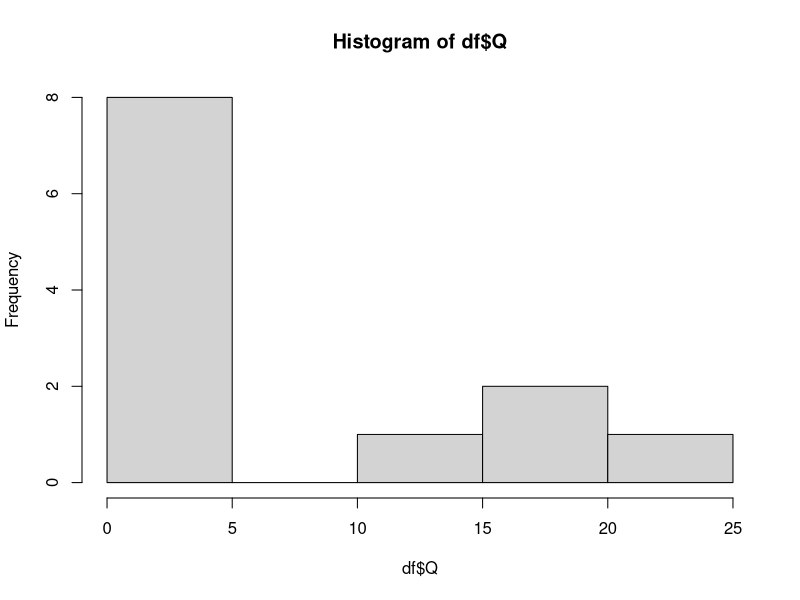
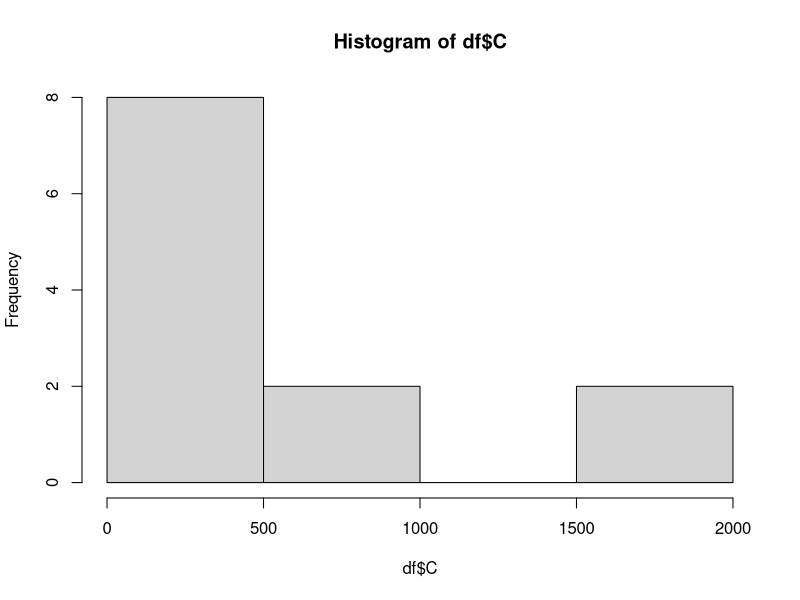
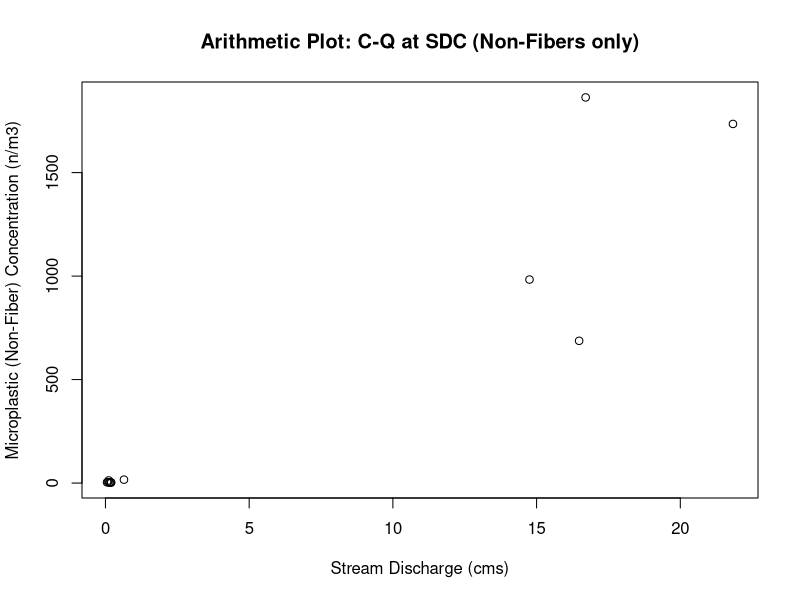
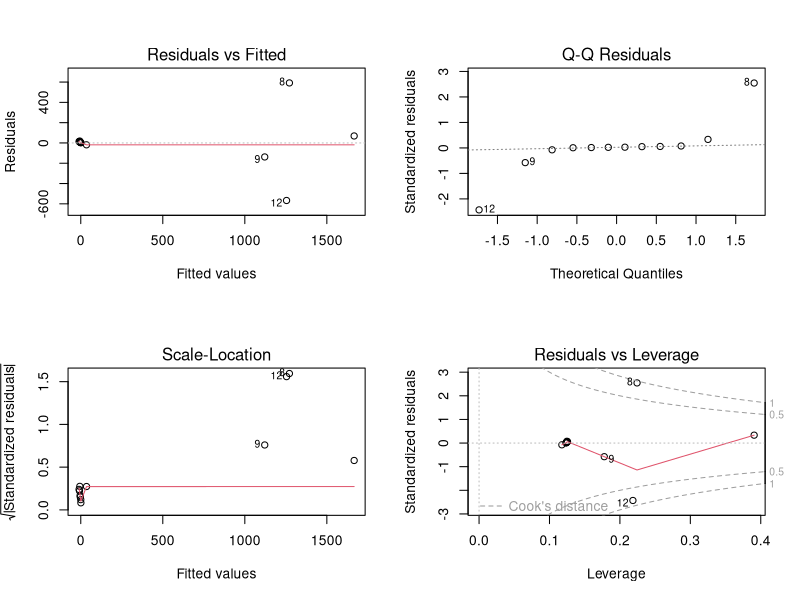
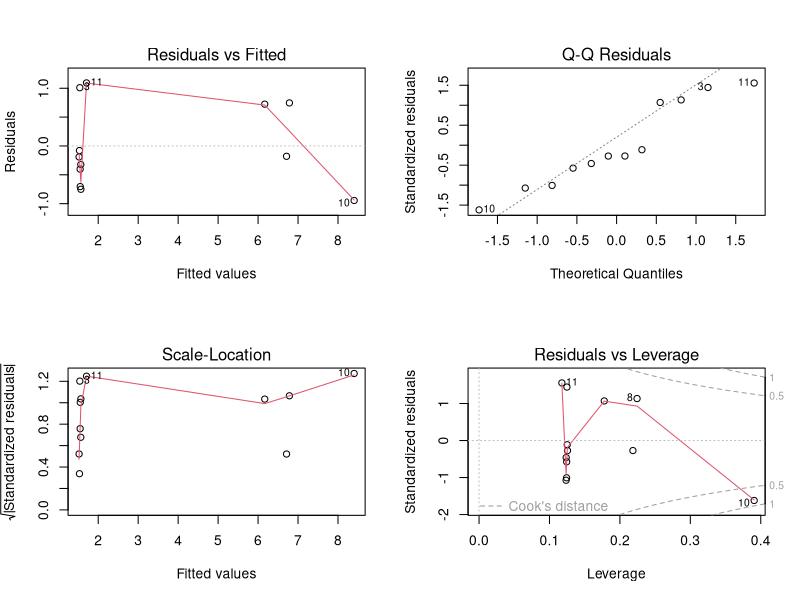
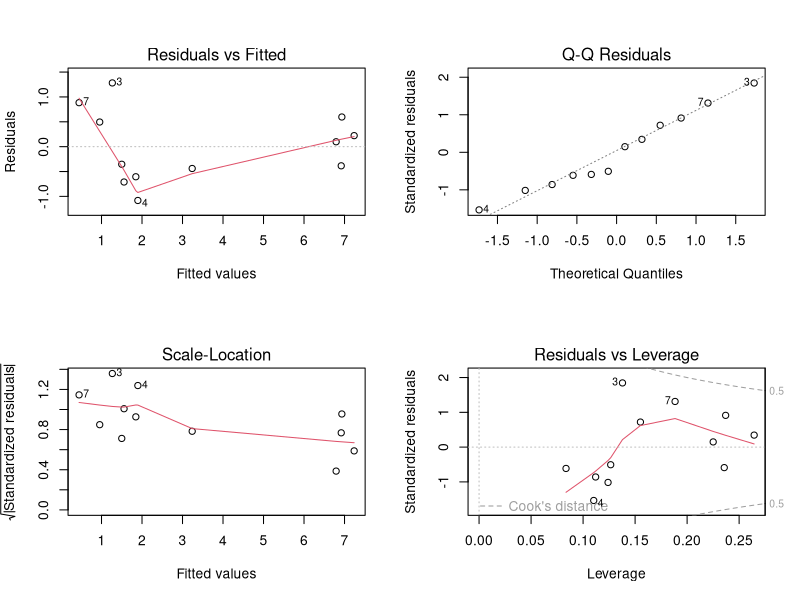
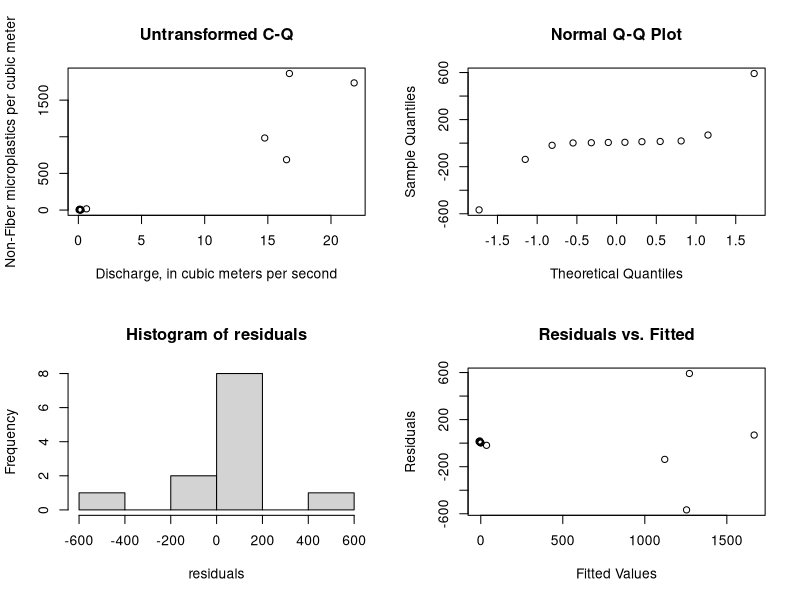
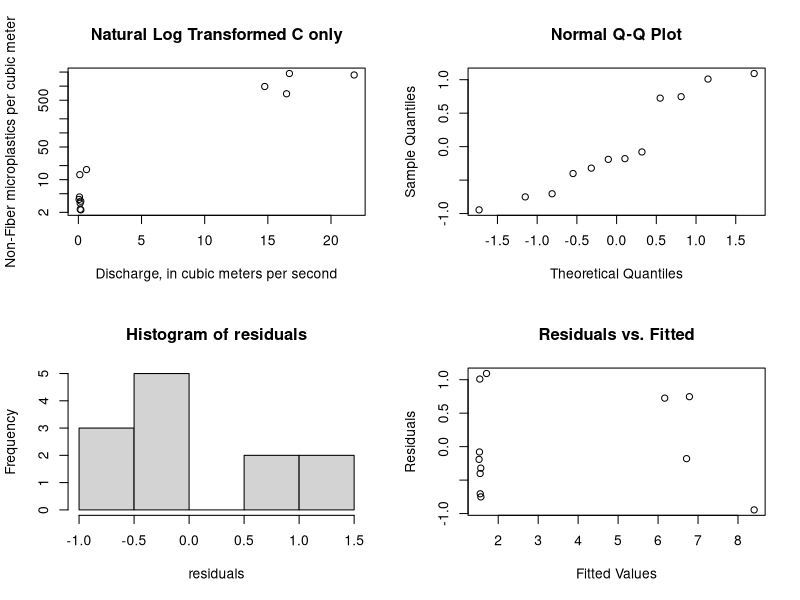

Reproduce these figures in R, in order. (Note: this script raises an error after producing the figures.)
###Clear the R environment
rm(list=ls());graphics.off();cat("\f");
library(ggplot2)
library(scales)
library(lmtest)
library(car)
# Load SDC Sample Non-Fiber data [n/m3] paired with Discharge [m3/s]
#where where LF has been rescaled with B2 alpha = 2.433978673; CF = 1.499146674))
C <- c(3.143688962, # rescaled LL 300um to 250um
       3.461970363, # rescaled LL 300um to 250um
       12.7909558, # rescaled LL 300um to 250um
       2.25835935, # rescaled LL 300um to 250um
       2.328013073, # rescaled LL 300um to 250um
       4.266439434, # rescaled LL 300um to 250um
       3.781903819, # rescaled LL 300um to 250um
               1863.333333,
               983.3032491,
               1735.205184,
               16.43192488,
               687.3102611)
Q <- c(0.139035719,
       0.188873369,
       0.113267388,
       0.197368424,
       0.146114931,
       0.086083215,
       0.054934683,
       16.70693973,
       14.75307729,
       21.83228904,
       0.643641932,
       16.48040495
)
df <- data.frame(Q,C) #save as a dataframe

#Test dataset for normality (#Null hypothesis is data is normally distributed)
shapiro.test(df$Q) # P< 0.05 --> not normally distributed
shapiro.test(df$C) # P< 0.05 --> not normally distributed
hist(df$Q) # histograms of Q data
hist(df$C) # histograms of C data

#Plot data in arithmetic space to see if linear
plot(df,xlab = "Stream Discharge (cms)", ylab = "Microplastic (Non-Fiber) Concentration (n/m3)", main = "Arithmetic Plot: C-Q at SDC (Non-Fibers only)")

#Create Linear Model and look at significance of coefficients
model <- lm(C ~ Q, data = df)
summary(model) #model not great
par(mfrow = c(2, 2))
# look at residual plots
plot(model) #Look for curvature, heteroskadasticity ....

# Test for normality in residuals of model
residuals<-resid(model) 
shapiro_xy <- shapiro.test(residuals) #Null hypothesis is data is normally distributed

# Perform the Non Constant Variance test
ncvTest_xy <- ncvTest(model) #Null hypothesis = homoscedasticity / No autocorrelation

#Print results
print("No Transformation")
cat("Test for normality of residuals:\n")
print(shapiro_xy)
cat("Test for constant variance of residuals:\n")
print(ncvTest_xy)

## If linear model is not a good fit/data is non-linear transform y, x, or both

###############################################################################
#Transform y only via ln(y)
##########################
#Create Model and look at significance and residual plots
model <- lm(log(C) ~ Q, data = df)
summary(model)
# residual plots
plot(model) #Look for curvature, heteroskadasticity ....

# Test for normality in residuals of model
residuals<-resid(model) 
shapiro_lny <- shapiro.test(residuals) #Null hypothesis is data is normally distributed

# Perform the Non Constant Variance test
ncvTest_lny <- ncvTest(model) #Null hypothesis = homoscedasticity / No autocorrelation

#Print results
print("Transform y only via ln(y)")
cat("Test for normality of residuals:\n")
print(shapiro_lny)
cat("Test for equal variance of residuals:\n")
print(ncvTest_lny)


###############################################################################
#Transform x and y  via ln()
##########################
#Create Model and look at significance and residual plots
model <- lm(log(C) ~ log(Q), data = df)
summary(model)
# residual plots
plot(model) #Look for curvature, heteroskadasticity ....

# Test for normality in residuals of model
residuals<-resid(model)
shapiro_lnxlny <- shapiro.test(residuals) #Null hypothesis is data is normally distributed

# Perform the Non Constant Variance test
ncvTest_lnxlny <- ncvTest(model) #Null hypothesis = homoscedasticity / No autocorrelation


#Print results
print("Transform x and y via ln()")
cat("Test for normality of residuals:\n")
print(shapiro_lnxlny)
cat("Test for equal variance of residuals:\n")
print(ncvTest_lnxlny)


###############################################################################
###############################################################################
#Below stats re-run with better plots
###############################################################################
###############################################################################

####SUMMARY PLOTS AND RERUN of STATS FOR EACH TYPE OF MODEL #####

#TYPE 1: Untransformed Model

par(mfrow = c(2, 2))
#Plot data in arithmetic space
plot(df, xlab="Discharge, in cubic meters per second",
     ylab="Non-Fiber microplastics per cubic meter", main="Untransformed C-Q")
#Model and look at significance and residual plots
model <- lm(C ~ Q, data = df)
summary(model)
#plot(model) Using below plots instead

# Test for normality in residuals of model
residuals<-resid(model)
qqnorm(residuals)
hist(residuals)
shapiro.test(residuals) #Null hypothesis is data is normally distributed

# Create a scatterplot of residuals vs. fitted values
plot(fitted(model), residuals, xlab = "Fitted Values", ylab = "Residuals", main = "Residuals vs. Fitted")
# Perform the Non Constant Variance test
ncvTest(model)



#TYPE 2: Natural Log C Transformed

par(mfrow = c(2, 2))
#Plot data in log-log space
plot(df, xlab="Discharge, in cubic meters per second",
     ylab="Non-Fiber microplastics per cubic meter", main="Natural Log Transformed C only", log = 'y')
#Model and look at significance and residual plots
model <- lm(log(C) ~ Q, data = df)
summary(model)
#plot(model) Using below plots instead

# Test for normality in residuals of model
residuals<-resid(model)
qqnorm(residuals)
hist(residuals)
shapiro.test(residuals) #Null hypothesis is data is normally distributed

# Create a scatterplot of residuals vs. fitted values
plot(fitted(model), residuals, xlab = "Fitted Values", ylab = "Residuals", main = "Residuals vs. Fitted")
# Perform the Non Constant Variance test
ncvTest(model)



#TYPE 3: Natural Log - Natural Log Transformed

par(mfrow = c(2, 2))
#Plot data in log-log space
plot(df, xlab="Discharge, in cubic meters per second",
     ylab="Non-Fiber microplastics per cubic meter", main="Natural Log Transformed C and Q", log = 'xy')
#Model and look at significance and residual plots
model <- lm(log(C) ~ log(Q), data = df)
summary(model)
#plot(model) Using below plots instead

# Test for normality in residuals of model
residuals<-resid(model)
qqnorm(residuals)
hist(residuals)
shapiro.test(residuals) #Null hypothesis is data is normally distributed

# Create a scatterplot of residuals vs. fitted values
plot(fitted(model), residuals, xlab = "Fitted Values", ylab = "Residuals", main = "Residuals vs. Fitted")
# Perform the Non Constant Variance test
ncvTest(model)

###############################################################################
###############################################################################
# Model selected: #TYPE 3: Natural Log Transformed C and Q
model <- lm(log(C) ~ log(Q), data = df)
###############################################################################
###############################################################################

###AFTER MODEL SELECTION#######

#Bias Correction Selection Following Helschel & Hirsch 2002 and 2020
#regression equations fit in log space result in a bias when back transformed. 
#When the objective is to compute Loads by regressing and summing over the record 
#a correction must be applied because this method assumes the equation produces an estimate of the mean
# the sum of the means = the mean of the sum
# However, applying the regression in orginal units is violates this because the
#regression in original units is the an estimate of the median not the mean 
#the sum of the medians is not the median of the sum
#A sum of the median values will underestimate the sum of the mean.
#Therefore if unaccounted for this will underestimate the long-term mean load.

#Two bias correction methods are commonly employed
#Ferguson' Maximum Likelihood Estimation: residuals must be normally distributed (n > 30)
#Duan: Nonparametric Smearing (does not require normality; requires independence and homoscedastic)

#Our residuals are normally distributed
#Even though our sample size is less than 30,
#We will calculate both following H&H 2020 rcode

# For comparison calculate the mean of the observed concentrations
meanC <- mean(df$C) 
meanC

#calculate the mean of the y fitted values for each Q
yhat <-exp(model$fitted.values)
meanyhat <- mean(yhat) #compare mean of fitted values to mean observed concentrations
100*(meanC-meanyhat)/meanC #this is an underestimate of the mean of the observed data by ~16%

#Ferguson' Maximum Likelihood Estimation (MLE)

#calculate the MLE bias adj
sse <- sum(model$residuals^2)
sSquared <- sse / (length(model$residuals)-2)
biasAdj <- exp(0.5*sSquared)
biasAdj

#Apply MLE bias adj to yhat and check mean
ymle <-yhat*biasAdj
meanmle<-mean(ymle)
meanmle
100*(meanC-meanmle)/meanC #this is an overestimate of the mean of the observed data by ~-11%

##
#Duan's Smearing Estimate of the Bias Correction Adjustment

#calculate the smearing estiamte
smearAdj <- sum(exp(model$residuals))/length(model$residuals)
smearAdj

#Apply Smearing adj to yhat and check mean
ysmear <-yhat*smearAdj
meanysmear<-mean(ysmear)
meanysmear
100*(meanC-meanysmear)/meanC #this is an overestimate of the mean of the observed data by ~-6.3%

#####################################################

#Print summary
print(paste("Mean of Observations:", meanC))
print(paste("Mean of Fit:", meanyhat))
print(paste("MLE Adjustmented Mean:", meanmle))
print(paste("DuanAdjusted Mean:", meanysmear))

##Going with Duan Smearing Correction Adjustment Because
#1.) the sample size is less than 30 
#2.) the smear adjustment produces a closer estimate of mean than MLE adj

#####################################################

#####################################################
#calculating the confidence intervals
####################################################

#Confidence Intervals by bootstrapping (Non-parametric approach)
set.seed(123)  # for reproducibility
data <- data.frame(x=df$Q,
                   y=df$C)

# Define a function to fit the linear model and extract coefficients
fit_model <- function(data, indices) {
  bootmodel <- lm(log(y) ~ log(x), data = data[indices, ])
  return(coef(bootmodel))
}

# Set the number of bootstrap samples
num_bootstraps <- 10000

# Perform bootstrapping to get coefficient distributions
set.seed(123)  # for reproducibility
bootstrap_results <- boot(data, fit_model, R = num_bootstraps)

# Remove rows with missing values in the bootstrap results
bootstrap_results$t <- na.omit(bootstrap_results$t)

# Calculate confidence intervals for coefficients
confidence_intervals <- t(sapply(1:ncol(bootstrap_results$t), function(i) {
  quantile(bootstrap_results$t[, i], probs = c(0.025, 0.975))
}))

# Create a matrix of coefficient names and confidence intervals
coef_names <- names(coefficients(model))
coef_intervals <- data.frame(Coefficient = coef_names,
                             Lower_CI = confidence_intervals[, 1],
                             Upper_CI = confidence_intervals[, 2])

# Print and plot the confidence intervals
print(coef_intervals)

#############################################
#confidence intervals (This is a parametric approach and therefore assumes normality)
confint(model, level = 0.95) 

#############################################
###Confidence Intervals For Plots

#Create Confidence intervals (Uncorrected)
nmodel<- data.frame(Q = seq(from = min(df$Q), to = max(df$Q), length= 100))
model_conf <- exp(predict(model, nmodel, type = "response", interval = "confidence",level=0.95))
nmodel <- cbind(nmodel,model_conf)
nmodel

#Create Confidence intervals (CORRECTED)
model_conf_cor <- model_conf*smearAdj
nmodel_cor<-cbind(nmodel,model_conf_cor)
nmodel_cor <- `colnames<-`(nmodel_cor,c('Q','fit_uncor','lwr_uncor','upr_uncor','fit_cor','lwr_cor','upr_cor'))
nmodel_cor

#Create Prediction intervals (Uncorrected)
pmodel<- data.frame(Q = seq(from = min(df$Q), to = max(df$Q), length= 100))
model_preds <- exp(predict(model, pmodel, type = "response", interval = "prediction",level=0.95))
pmodel <- cbind(pmodel,model_preds)
pmodel

#Create Prediction intervals (CORRECTED)
model_preds_cor <- model_preds*smearAdj
pmodel_cor<-cbind(pmodel,model_preds_cor)
pmodel_cor <- `colnames<-`(pmodel_cor,c('Q','fit_uncor','lwr_uncor','upr_uncor','fit_cor','lwr_cor','upr_cor'))
pmodel_cor


#Plot the uncorrected and corrected model and confidence intervals
plot <- ggplot()+ 
  geom_line(aes(x = Q, y = fit), col = "gray", data = pmodel)+
  geom_line(aes(x = Q, y = lwr), linetype=2, col = "green", data = nmodel)+
  geom_line(aes(x = Q, y = upr), linetype=2, col = "green", data = nmodel)+
  geom_line(aes(x = Q, y = lwr), linetype=2, col = "orange", data = pmodel)+
  geom_line(aes(x = Q, y = upr), linetype=2, col = "orange", data = pmodel)+
  geom_line(aes(x = Q, y = fit_cor), col = "black", data = pmodel_cor)+
  geom_line(aes(x = Q, y = lwr_cor), linetype=2, col = "blue", data = nmodel_cor)+
  geom_line(aes(x = Q, y = upr_cor), linetype=2, col = "blue", data = nmodel_cor)+
  geom_line(aes(x = Q, y = fit_cor), col = "transparent", data = pmodel_cor)+
  geom_line(aes(x = Q, y = lwr_cor), linetype=2, col = "purple", data = pmodel_cor)+
  geom_line(aes(x = Q, y = upr_cor), linetype=2, col = "purple", data = pmodel_cor)+
  geom_point(data = df, aes(x=Q, y=C))+
  ggtitle("MP Concentration-Discharge: SDC (Non-Fibers)") +
  xlab("Discharge, in cubic meters per second") +
  ylab("Non-Fiber microplastics per cubic meter")
plot
plot    +scale_x_log10(breaks = trans_breaks("log10", function(x) 10^x),
                       labels = trans_format("log10", math_format(10^.x))) +
  scale_y_log10(breaks = trans_breaks("log10", function(x) 10^x),
                labels = trans_format("log10", math_format(10^.x))) +
  theme_bw()+
  annotate(geom="text", x=0.5, y=8000, label="Ln(Concentration)= 3.739 + 1.135 × Ln(Discharge)
       Duan Smearing Correction Adjustment = 1.270",
           color="black")

plot+ theme_bw()+
  annotate(geom="text", x=7.5, y=15000, label="Concentration = 1.270 × (42.03 × Discharge^1.135)",
           color="black")


##Plot of Final
#Plot the uncorrected and corrected model and confidence intervals
plot <- ggplot()+ 
  geom_line(aes(x = Q, y = fit_cor), col = "black", data = pmodel_cor)+
  geom_line(aes(x = Q, y = lwr_cor), linetype=2, col = "blue", data = nmodel_cor)+
  geom_line(aes(x = Q, y = upr_cor), linetype=2, col = "blue", data = nmodel_cor)+
  geom_line(aes(x = Q, y = lwr_cor), linetype=2, col = "purple", data = pmodel_cor)+
  geom_line(aes(x = Q, y = upr_cor), linetype=2, col = "purple", data = pmodel_cor)+
  geom_point(data = df, aes(x=Q, y=C))+
  ggtitle("MP Concentration-Discharge: SDC (Non-Fibers)") +
  xlab("Discharge, in cubic meters per second") +
  ylab("Non-Fibers, number per cubic meter")
plot

plot    +scale_x_log10(breaks = trans_breaks("log10", function(x) 10^x),
                       labels = trans_format("log10", math_format(10^.x))) +
  scale_y_log10(breaks = trans_breaks("log10", function(x) 10^x),
                labels = trans_format("log10", math_format(10^.x))) +
  annotate(geom="text", x=0.5, y=8000, label="Ln(Concentration)= 3.739 + 1.135 × Ln(Discharge)
    With Duan Smearing Correction Adjustment = 1.270",
           color="black") +
theme(
  legend.text = element_text(size = 12),      # Increase legend text size
  legend.title = element_text(size = 14),     # Increase legend title size
  axis.title.x = element_text(size = 14),     # Increase x-axis title size
  axis.title.y = element_text(size = 14),     # Increase y-axis title size
  axis.text.x = element_text(size = 12, color= "black"),       # Increase x-axis label size
  axis.text.y = element_text(size = 12, color = "black"),      # Increase y-axis label size
  plot.title = element_text(size = 16, face = "bold"), # Increase title size
  plot.subtitle = element_text(size = 12, face = "bold", hjust = 0, vjust = 1.5),
  axis.ticks.y = element_line(color = "black"))+
  annotate("rect", xmin = 15.5, xmax = 19.5, ymin = 0.035, ymax = 0.01, 
           fill = "white", color = "black") +  # Draw the white box with a black border
  annotate("text", x = 17.5, y = 0.02, label = "b", size = 6.5, fontface = "bold") 

plot+ theme_bw()+
  annotate(geom="text", x=7.5, y=15000, label="Concentration = 1.270 × (42.03 × Discharge^1.135)",
           color="black")


